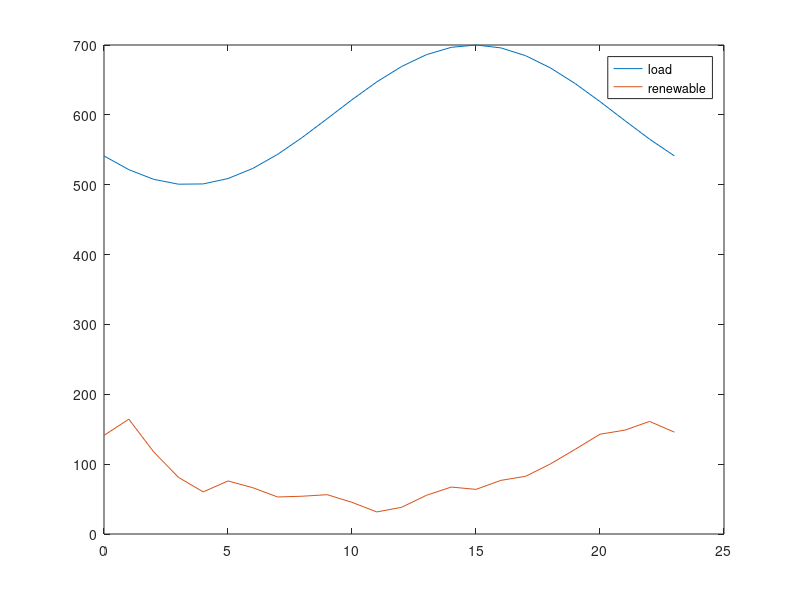

Source code (MATLAB): (Note: this script raises an error after producing the figure.)
clear all

% Runs simulation for the lifetime of the battery

%% Tunables 

life=50400;
Endlife_cap = 0.5;
Starting_cap = 1;
Simu_interval = 720; % one month for degredation interval

ESCap = 20; % MW
ESallowed = 0.8;

k_dollar_coal = 2.37; % dollar/mmbtu, 2014: 2.37, 2017: 2.22
k_dollar_gas = 5.00; % dollar/mmbtu, 2014: 5.00, 2017: 3.67

%emissions factors
k_coal = 206*0.453592; 
k_gas = 117*0.453592; 
k_coal_nox = 0.227*0.453592;
k_gas_nox = 0.116*0.453592;
k_coal_so2 = 0.15713*0.453592;
k_gas_so2 = 0.001*0.453592;

k_co2=[k_gas,k_coal,k_gas,k_gas]; 
k_nox=[k_gas_nox,k_coal_nox,k_gas_nox,k_gas_nox]; 
k_so2=[k_gas_so2,k_coal_so2,k_gas_so2,k_gas_so2]; 

k_dollar=[k_dollar_gas,k_dollar_coal,k_dollar_gas,k_dollar_gas];

Flag_wind=1; % 0 for no renewables 1 for renewables
Flag_solar=0;
t_vec = [0:23]';
load_profile = 100*sin(linspace(-0.8*pi,1.2*pi,length(t_vec)))+600;

%wind bellow
wind = Flag_wind*[141.1454209 164.3588944 117.67492 81.14462355 60.24906746 75.97386229 66.24155752 53.00033944 54.0897504 56.28039471 45.30936663 31.58459838 38.24235306 55.3985323 67.19698144 63.89313544 76.75370188 82.61862694 100.3076893 121.2392963 142.839525 148.6643123 161.1639311 145.8123442]; % wind
%solar bellow
solar = Flag_solar*[0 0 0 0 0 0 0 0 2.761714555 187.1547077 307.7808614 260.2846929 282.7520984 260.9285882 373.699438 294.5867518 181.2343721 0 0 0 0 0 0 0];

wind_profile=(wind+solar);

figure
plot(t_vec,load_profile,t_vec,wind_profile)
legend('load','renewable')
fname = 'C:/filepath';
saveas(gca, fullfile(fname,'load'),'fig');

%%
up_min_vec = [4,12,4.5,5];
down_min_vec = [4,12,4.5,5];

alpha_load = 0.03;
alpha_wind = 0.05;

mpc = loadcase('case_yl9bus');
baseMVA = mpc.baseMVA;

% Change line constraints
mpc.branch(:,6) = 170*ones(size(mpc.branch,1),1);
mpc.branch(1,6) = 1000;
mpc.branch(4,6) = 1000;
mpc.branch(7,6) = 1000;

% Change generator limits (ineq, linear)
mpc.gen(1:4,9:10) = [250,100;160,64;240,96;150,60]; % 80% gas, 20% coal another option [160,64;250,100;250,100;140,56] [160,64;275,110;275,110;90,36]

%(rows, columns)

%% Calculating coal cost curves
coef_Hunter_3 = [0.0144,21.077,9080,117483];  % Input/output curve, y(1000 Btu/h), x(MW)
x_Hunter = (10:1:100)';
y_Hunter = polyval(coef_Hunter_3,x_Hunter);

coef_Hunter_2 = polyfit(x_Hunter,y_Hunter,2);
y_Hunter_fit = polyval(coef_Hunter_2,x_Hunter);

coef_Hunter_cost = coef_Hunter_2*k_dollar_coal*10^(-3);
cost_Hunter = polyval(coef_Hunter_cost,x_Hunter);

Hunter_max = 100;

g2_max=mpc.gen(2,9);

g2_ratio=g2_max/Hunter_max;

g2_cost=[coef_Hunter_cost(1)/g2_ratio,coef_Hunter_cost(2),coef_Hunter_cost(3)*g2_ratio];

%% Calculating gas cost curves
coef_Moss_3 = [-0.0013,2.955,6561.2,662025];  % Input/output curve, y(1000 Btu/h), x(MW)
x_Moss = (10:10:750)'; % MW
y_Moss = polyval(coef_Moss_3,x_Moss); % 1000 Btu/h

coef_Moss_2 = polyfit(x_Moss,y_Moss,2); %fits a polynomial line of 2 degrees (Ax^2+Bx+C)
y_Moss_fit = polyval(coef_Moss_2,x_Moss); %uses the two polynominal line to create a new line

coef_Moss_cost = coef_Moss_2*k_dollar_gas*10^(-3);
cost_Moss = polyval(coef_Moss_cost,x_Moss);

Moss_max = 750;

g1_max=mpc.gen(1,9);
g3_max=mpc.gen(3,9);
g4_max=mpc.gen(4,9);

g1_ratio=g1_max/Moss_max;
g3_ratio=g3_max/Moss_max;
g4_ratio=g4_max/Moss_max;

g1_cost = [coef_Moss_cost(1)/g1_ratio,coef_Moss_cost(2),coef_Moss_cost(3)*g1_ratio];
g3_cost = [coef_Moss_cost(1)/g3_ratio,coef_Moss_cost(2),coef_Moss_cost(3)*g3_ratio];
g4_cost = [coef_Moss_cost(1)/g4_ratio,coef_Moss_cost(2),coef_Moss_cost(3)*g4_ratio];

%%
mpc.gencost(1,5:7) = g1_cost; 
mpc.gencost(2,5:7) = g2_cost;
mpc.gencost(3,5:7) = g3_cost;
mpc.gencost(4,5:7) = g4_cost;

%%
% Change reserve cost
Rcost = [5;10;4;4;5;10;4;4]*baseMVA; %heavy coal case

c_on = [3.99*mpc.gen(1,9)+3.67*mpc.gen(1,9)*k_dollar_gas;5.61*mpc.gen(2,9)+7.5*mpc.gen(2,9)*k_dollar_coal;
    3.99*mpc.gen(3,9)+3.67*mpc.gen(3,9)*k_dollar_gas;3.99*mpc.gen(4,9)+3.67*mpc.gen(4,9)*k_dollar_gas]; % $ per occurance

c_off = [3.99*mpc.gen(1,9);5.61*mpc.gen(2,9);3.99*mpc.gen(3,9);3.99*mpc.gen(4,9)]; % $ per occurance
c_rES = 0.1;

mileage = 7.364;
eff=0.9;
Rinc=0.04;
EOL_eff=1-(1-eff)*(Rinc+1);
eff_loss=(eff-EOL_eff)/life*24*30;

%% prepare

Current_cap = Starting_cap;
Current_t = 0;
tvec = [];
co2_vec = [];
so2_vec = [];
nox_vec = [];
cap_vec = [];
coal_vec=[];
gas_vec=[];
F_coal=[];
F_gas=[];
g1_nES=[];
g2_nES=[];
g3_nES=[];
g4_nES=[];
g1=[];
g2=[];
g3=[];
g4=[];
g1_vec=[];
g2_vec=[];
g3_vec=[];
g4_vec=[];
BaseLoad = 143+159+198; 

n_interval = length(t_vec);
n_generator = 4;
n_wind = 1;
n_reserve = 4;
n_ES = 1;
n_branch = 9;
n_bus = 9;

%% cost
cost_coef = mpc.gencost(1:4,5:7);
Q_gen = diag(cost_coef(:,1))*baseMVA^2; %making cost in 1st column of cost_coef into the diagonal of a 4x4
c_gen = cost_coef(:,2)*baseMVA;
c_gen_c = cost_coef(:,3);
c_reserve = Rcost(1:n_reserve)*2;

CrES = zeros(n_bus,1);
CrES(8,1) = 1; 

% power flow (eq, linear)
Bmatrix = zeros(n_bus,n_bus);
branch_info = mpc.branch;
for i = 1:n_branch
    ind_i = branch_info(i,1);
    ind_j = branch_info(i,2);
    bij = 1/branch_info(i,4);
    Bmatrix(ind_i,ind_j) = -bij;
    Bmatrix(ind_j,ind_i) = -bij;
end

Bmatrix = Bmatrix + diag(-sum(Bmatrix,2));

bus_info = mpc.bus;

Cg = zeros(n_bus,n_generator);
Cg(1,1) = 1;
Cg(2,2) = 1;
Cg(3,3) = 1;
Cg(6,4) = 1;

Cw = zeros(n_bus,n_wind);
Cw(8,1) = 1;

% generator limits (ineq, linear)
gen_limits = mpc.gen(1:4,9:10)/baseMVA;

% line constraints (ineq, linear)
Smax = mpc.branch(:,6)/baseMVA;

Bline = zeros(n_branch,n_branch);
for i = 1:n_branch
    ind_i = branch_info(i,1);
    ind_j = branch_info(i,2);
    bij = 1/branch_info(i,4);
    Bline(i,ind_i) = bij;
    Bline(i,ind_j) = -bij;
end

% prepare for cvx
Q_gen_cvx = [];
c_gen_cvx = [];
c_gen_c_cvx = [];
c_reserve_cvx = [];
c_on_cvx = [];
c_off_cvx = [];
c_rES_cvx = [];
Cg_cvx = [];
Cw_cvx = [];
CrES_cvx = [];
Bmatrix_cvx = [];
Sd_cvx = [];
gen_max_cvx = [];
gen_min_cvx = [];
wind_forecast_cvx = [];
Smax_cvx = [];
Bline_cvx = [];


for i = 1:n_interval 
    
    % Change loads
    loadamp = load_profile(i)/BaseLoad;
    mpc.bus(:,3:4) = loadamp*bus_info(:,3:4);
    Sd =mpc.bus(:,3)/baseMVA;
    
    % Change generator bounds
    wind_forecast = wind_profile(i);
    mpc.gen(5,9:10) = [wind_forecast,0]; % wind
    
    % Matrices
    Q_gen_cvx = blkdiag(Q_gen_cvx,Q_gen);
    c_gen_cvx = [c_gen_cvx;c_gen];
    c_gen_c_cvx = [c_gen_c_cvx;c_gen_c];
    c_reserve_cvx = [c_reserve_cvx;c_reserve];
    c_on_cvx = [c_on_cvx;c_on];
    c_off_cvx = [c_off_cvx;c_off];
    c_rES_cvx = [c_rES_cvx;c_rES];
    
    Cg_cvx = blkdiag(Cg_cvx,Cg);
    Cw_cvx = blkdiag(Cw_cvx,Cw);
    CrES_cvx = blkdiag(CrES_cvx,CrES);
    Bmatrix_cvx = blkdiag(Bmatrix_cvx,Bmatrix);
    Sd_cvx = [Sd_cvx;Sd];
    
    gen_max_cvx = [gen_max_cvx;gen_limits(:,1)];
    gen_min_cvx = [gen_min_cvx;gen_limits(:,2)];
    wind_forecast_cvx = [wind_forecast_cvx;wind_forecast];
    
    Smax_cvx = [Smax_cvx;Smax];
    Bline_cvx = blkdiag(Bline_cvx,Bline);
    
end

cvx_begin

variables p(n_generator*n_interval) pw(n_wind*n_interval) theta(n_bus*n_interval) r(n_reserve*n_interval)
variable u(n_generator*n_interval) binary
variable v(n_generator*n_interval) binary
variable w(n_generator*n_interval) binary

minimize (quad_form(p,Q_gen_cvx) + c_gen_cvx'*p + c_reserve_cvx'*r + c_on_cvx'*v + c_off_cvx'*w + c_gen_c_cvx'*u)

subject to
-Cg_cvx*p - Cw_cvx*pw + Bmatrix_cvx*theta + Sd_cvx == 0
p + r <= gen_max_cvx.*u
p - r >= gen_min_cvx.*u
0 <= pw <= wind_forecast_cvx/baseMVA

for i = 1:n_interval
    theta_i = theta((i-1)*n_bus+1:i*n_bus);
    u_i = u((i-1)*n_generator+1:i*n_generator);
    -Smax <= Bline*theta((i-1)*n_bus+1:i*n_bus) <= Smax
    
    theta((i-1)*n_bus+1) == 0
    r_i = r((i-1)*n_reserve+1:i*n_reserve);
    r_demand_i = alpha_wind*pw(i)+alpha_load*load_profile(i)/baseMVA;
    sum(r_i) >= r_demand_i
end

r >= 0

u_0_length = max(max(up_min_vec),max(down_min_vec))+1;
u_0 = ones(n_generator*u_0_length,1); 
u_extend = [u_0;u];

for k = 1:n_generator
    up_min = up_min_vec(k);
    down_min = down_min_vec(k);
    for i = 2:(n_interval+u_0_length)
        u_i = u_extend((i-1)*n_generator+k);
        u_iminus = u_extend((i-2)*n_generator+k);
        if (n_interval+u_0_length-i) >= down_min
            for j = 1:down_min-1
                u_j = u_extend((i-1+j)*n_generator+k);
                u_iminus - u_i + u_j <= 1
            end
        else
            for j = 1:(n_interval+u_0_length-i)
                u_j = u_extend((i-1+j)*n_generator+k);
                u_iminus - u_i + u_j <= 1
            end
        end
        if (n_interval+u_0_length-i) >= up_min
            for j = 1:up_min-1
                u_j = u_extend((i-1+j)*n_generator+k);
                -u_iminus + u_i - u_j <= 0
            end
        else
            for j = 1:(n_interval+u_0_length-i)
                u_j = u_extend((i-1+j)*n_generator+k);
                -u_iminus + u_i - u_j <= 0
            end
        end
    end
end

for i = 1:n_interval
    u_i = u((i-1)*n_generator+1:i*n_generator);
    if i == 1
        u_iminus = u_0(end-3:end);
    else
        u_iminus = u((i-2)*n_generator+1:(i-1)*n_generator);
    end
    v_i = v((i-1)*n_generator+1:i*n_generator);
    w_i = w((i-1)*n_generator+1:i*n_generator);
    -u_iminus + u_i - v_i <= 0
    u_iminus - u_i - w_i <= 0
end

cvx_end

p_noES = p;
pw_noES = pw;
r_noES = r;
u_noES = u;
v_noES = v;
w_noES = w;

d=1;

while Current_cap > Endlife_cap
    
    Current_t;
    
    if (Current_t) == 0
        Current_cap;
    else
        Current_cap = Starting_cap-(1-f_BatteryDegrade_Xu(Current_t))
    end
    tvec = [tvec;Current_t];
    cap_vec = [cap_vec;Current_cap];
    Current_t = Current_t + Simu_interval %simulation interval needs to be converted from hours to days
    
    ESavailable = ESCap*Current_cap*ESallowed/2; %%% this should just be ESCap
    maxES = ESavailable/baseMVA;
    
    
    %%
    
    clearvars p pw theta r u v w
    
    cvx_begin
    
    variables p(n_generator*n_interval) pw(n_wind*n_interval) theta(n_bus*n_interval) r(n_reserve*n_interval) rES(n_ES*n_interval)
    variable u(n_generator*n_interval) binary
    variable v(n_generator*n_interval) binary
    variable w(n_generator*n_interval) binary
    
    minimize (quad_form(p,Q_gen_cvx) + c_gen_cvx'*p + c_reserve_cvx'*r + c_on_cvx'*v + c_off_cvx'*w + c_rES_cvx'*rES + c_gen_c_cvx'*u)
    
    beta = mileage/24*(1-eff);
    eff=eff-eff_loss;
    
    subject to
    -Cg_cvx*p - Cw_cvx*pw + Bmatrix_cvx*theta + Sd_cvx + CrES_cvx*rES*beta == 0
    p + r <= gen_max_cvx.*u
    p - r >= gen_min_cvx.*u
    0 <= pw <= wind_forecast_cvx/baseMVA
    
    for i = 1:n_interval
        theta_i = theta((i-1)*n_bus+1:i*n_bus);
        u_i = u((i-1)*n_generator+1:i*n_generator);
        -Smax <= Bline*theta((i-1)*n_bus+1:i*n_bus) <= Smax
        
        theta((i-1)*n_bus+1) == 0
        r_i = r((i-1)*n_reserve+1:i*n_reserve);
        rES_i = rES((i-1)*n_ES+1:i*n_ES);
        r_demand_i = alpha_wind*pw(i)+alpha_load*load_profile(i)/baseMVA;
        sum(r_i) + sum(rES_i) >= r_demand_i
    end
    
    r >= 0
    0 <= rES <= maxES
    
    u_0_length = max(max(up_min_vec),max(down_min_vec))+1;
    u_0 = ones(n_generator*u_0_length,1); 
    u_extend = [u_0;u];
    for k = 1:n_generator
        up_min = up_min_vec(k);
        down_min = down_min_vec(k);
        for i = 2:(n_interval+u_0_length)
            u_i = u_extend((i-1)*n_generator+k);
            u_iminus = u_extend((i-2)*n_generator+k);
            if (n_interval+u_0_length-i) >= down_min
                for j = 1:down_min-1
                    u_j = u_extend((i-1+j)*n_generator+k);
                    u_iminus - u_i + u_j <= 1
                end
            else
                for j = 1:(n_interval+u_0_length-i)
                    u_j = u_extend((i-1+j)*n_generator+k);
                    u_iminus - u_i + u_j <= 1;
                end
            end
            if (n_interval+u_0_length-i) >= up_min
                for j = 1:up_min-1
                    u_j = u_extend((i-1+j)*n_generator+k);
                    -u_iminus + u_i - u_j <= 0
                end
            else
                for j = 1:(n_interval+u_0_length-i)
                    u_j = u_extend((i-1+j)*n_generator+k);
                    -u_iminus + u_i - u_j <= 0
                end
            end
        end
    end
    
    for i = 1:n_interval
        u_i = u((i-1)*n_generator+1:i*n_generator);
        if i == 1
            u_iminus = u_0(end-3:end);
        else
            u_iminus = u((i-2)*n_generator+1:(i-1)*n_generator);
        end
        v_i = v((i-1)*n_generator+1:i*n_generator);
        w_i = w((i-1)*n_generator+1:i*n_generator);
        -u_iminus + u_i - v_i <= 0
        u_iminus - u_i - w_i <= 0
    end
    
    cvx_end
    
    
    for i = 1:n_interval
        
        p_i = p_noES((i-1)*n_generator+1:i*n_generator);
        p1_noES(i,1) = p_i(1);
        p2_noES(i,1) = p_i(2);
        p3_noES(i,1) = p_i(3);
        p4_noES(i,1) = p_i(4);
        
        u_i = u_noES((i-1)*n_generator+1:i*n_generator);
        u1_noES(i,1) = u_i(1);
        u2_noES(i,1) = u_i(2);
        u3_noES(i,1) = u_i(3);
        u4_noES(i,1) = u_i(4);
        
        r_i = r_noES((i-1)*n_generator+1:i*n_generator);
        r1_noES(i,1) = r_i(1);
        r2_noES(i,1) = r_i(2);
        r3_noES(i,1) = r_i(3);
        r4_noES(i,1) = r_i(4);
        
    end
    
    for i = 1:n_interval
        
        p_i = p((i-1)*n_generator+1:i*n_generator);
        p1(i,1) = p_i(1);
        p2(i,1) = p_i(2);
        p3(i,1) = p_i(3);
        p4(i,1) = p_i(4);
        
        u_i = u((i-1)*n_generator+1:i*n_generator);
        u1(i,1) = u_i(1);
        u2(i,1) = u_i(2);
        u3(i,1) = u_i(3);
        u4(i,1) = u_i(4);
        
        r_i = r((i-1)*n_generator+1:i*n_generator);
        r1(i,1) = r_i(1);
        r2(i,1) = r_i(2);
        r3(i,1) = r_i(3);
        r4(i,1) = r_i(4);
        
    end
    
    if (Current_t)==720
    figure 
    subplot(3,2,1)
    plot(t_vec,p1_noES*baseMVA,'-o',t_vec,p1*baseMVA,'--x','MarkerSize',3)
    hline = refline([0 100]);
    hline.Color='k';
    hline.LineStyle='--';
    hline = refline([0 250]);
    hline.Color='k';
    hline.LineStyle='--';
    legend('w/o ES','w ES','Location','northoutside','Orientation','Horizontal')
    xlim([0,23])
    
    ylabel('G1 MW (NG)')
    subplot(3,2,2)
    plot(t_vec,p2_noES*baseMVA,'-o',t_vec,p2*baseMVA,'--x','MarkerSize',3)
    hline = refline([0 64]);
    hline.Color='k';
    hline.LineStyle='--';
    hline = refline([0 160]);
    hline.Color='k';
    hline.LineStyle='--';
    xlim([0,23])

    ylabel('G2 MW (Coal)')
    subplot(3,2,3)
    plot(t_vec,p3_noES*baseMVA,'-o',t_vec,p3*baseMVA,'--x','MarkerSize',3)
    hline = refline([0 96]);
    hline.Color='k';
    hline.LineStyle='--';
    hline = refline([0 240]);
    hline.Color='k';
    hline.LineStyle='--';
    xlim([0,23])

    ylabel('G3 MW (NG)')
    subplot(3,2,4)
    plot(t_vec,p4_noES*baseMVA,'-o',t_vec,p4*baseMVA,'--x','MarkerSize',3)
    hline = refline([0 60]);
    hline.Color='k';
    hline.LineStyle='--';
    hline = refline([0 150]);
    hline.Color='k';
    hline.LineStyle='--';
    xlim([0,23])
    ylabel('G4 MW (NG)')
    
    subplot(3,2,5)
    plot(t_vec,pw_noES*baseMVA,'-o',t_vec,pw*baseMVA,'--x','MarkerSize',3)
    xlim([0,23])
    ylabel('Renewable MW')
    xlabel('Hours')
    saveas(gca, fullfile(fname,'Dispatch_Init'),'fig');

    figure %7
    subplot(3,2,1)
    plot(t_vec,r1_noES*baseMVA,'-o',t_vec,r1*baseMVA,'--x','MarkerSize',3)
    legend('w/o ES','w ES','Location','northoutside','Orientation','Horizontal')
    title('Reserve dispatch (MW)')
    xlim([0,23])
%     ylim([0,30])
    ylabel('G1 MW (NG)')
    subplot(3,2,2)
    plot(t_vec,r2_noES*baseMVA,'-o',t_vec,r2*baseMVA,'--x','MarkerSize',3)
    xlim([0,23])
%     ylim([0,30])
    ylabel('G2 MW (Coal)')
    subplot(3,2,3)
    plot(t_vec,r3_noES*baseMVA,'-o',t_vec,r3*baseMVA,'--x','MarkerSize',3)
    xlim([0,23])
%     ylim([0,30])
    ylabel('G3 MW (NG)')
    subplot(3,2,4)
    plot(t_vec,r4_noES*baseMVA,'-o',t_vec,r4*baseMVA,'--x','MarkerSize',3)
    xlim([0,23])
%     ylim([0,30])
    ylabel('G4 MW (NG)')
    subplot(3,2,5)
    plot(t_vec,zeros(length(t_vec),1),'-o',t_vec,rES*baseMVA,'--x','MarkerSize',3)
    xlim([0,23])
%     ylim([0,30])
    ylabel('Battery MW')
    xlabel('Hours')
    saveas(gca, fullfile(fname,'Reserves_Init'),'fig');
    end
    
    co2_total_noES = [];
    so2_total_noES = [];
    nox_total_noES = [];
    cost_p_noES = [];
    cost_r_noES = [];
    cost_total_noES = [];
    gen1=[];
    gen2=[];
    gen3=[];
    gen4=[];
    gen1_noES=[];
    gen2_noES=[];
    gen3_noES=[];
    gen4_noES=[];
    Fuel_coal_noES = [];
    Fuel_gas_noES = [];
    
    for i = 1:length(t_vec)
        
        p_1 = p1_noES(i)*baseMVA;
        p_2 = p2_noES(i)*baseMVA;
        p_3 = p3_noES(i)*baseMVA;
        p_4 = p4_noES(i)*baseMVA;
        
        gen1_nES(i)=p_1;
        gen2_nES(i)=p_2;
        gen3_nES(i)=p_3;
        gen4_nES(i)=p_4;
                
        cost_1 = polyval(mpc.gencost(1,5:7),p_1);
        cost_2 = polyval(mpc.gencost(2,5:7),p_2);
        cost_3 = polyval(mpc.gencost(3,5:7),p_3);
        cost_4 = polyval(mpc.gencost(4,5:7),p_4);
        
        cost_p_noES(i,1) = cost_1 + cost_2 + cost_3 + cost_4;
        
        r_i = r_noES((i-1)*n_reserve+1:i*n_reserve);
        cost_r_noES(i,1) = c_reserve'*r_i;
        
        cost_total_noES(i,1) = cost_p_noES(i,1) + cost_r_noES(i,1);
        
        Fuel1 = cost_1/k_dollar(1,1); %MMBtu
        Fuel2 = cost_2/k_dollar(1,2);
        Fuel3 = cost_3/k_dollar(1,3);
        Fuel4 = cost_4/k_dollar(1,4);
        
        co2_1 = cost_1/k_dollar(1,1)*k_co2(1,1);
        co2_2 = cost_2/k_dollar(1,2)*k_co2(1,2);
        co2_3 = cost_3/k_dollar(1,3)*k_co2(1,3);
        co2_4 = cost_4/k_dollar(1,4)*k_co2(1,4);
        
        so2_1 = cost_1/k_dollar(1,1)*k_so2(1,1);
        so2_2 = cost_2/k_dollar(1,2)*k_so2(1,2);
        so2_3 = cost_3/k_dollar(1,3)*k_so2(1,3);
        so2_4 = cost_4/k_dollar(1,4)*k_so2(1,4);
        
        nox_1 = cost_1/k_dollar(1,1)*k_nox(1,1);
        nox_2 = cost_2/k_dollar(1,2)*k_nox(1,2);
        nox_3 = cost_3/k_dollar(1,3)*k_nox(1,3);
        nox_4 = cost_4/k_dollar(1,4)*k_nox(1,4);
        
        if (p_1<1)
            Fuel1=0;
            co2_1=0;
            so2_1=0;
            nox_1=0;
        end
        if (p_2<1)
            Fuel2=0;
            co2_2=0;
            so2_2=0;
            nox_2=0;
        end
        if (p_3<1)
            Fuel3=0;
            co2_3=0;
            so2_3=0;
            nox_3=0;
        end
        if (p_4<1)
            Fuel4=0;
            co2_4=0;
            so2_4=0;
            nox_4=0;
        end
        
        co2_p = co2_1+co2_2+co2_3+co2_4;
        so2_p = so2_1+so2_2+so2_3+so2_4;
        nox_p = nox_1+nox_2+nox_3+nox_4;
        
        coal_p = Fuel2; % heavy coal
        gas_p = Fuel3 + Fuel4+Fuel1; % heavy coal
        
        co2_total_noES(i,1) = co2_p; %represents a day's worth of emissions
        so2_total_noES(i,1) = so2_p; %represents a day's worth of emissions
        nox_total_noES(i,1) = nox_p; %represents a day's worth of emissions
        Fuel_coal_noES(i,1) = coal_p;
        Fuel_gas_noES(i,1) = gas_p;
        Fuel_G1_noES(i,1) = Fuel1;
        Fuel_G2_noES(i,1) = Fuel2;
        Fuel_G3_noES(i,1) = Fuel3;
        Fuel_G4_noES(i,1) = Fuel4;
    end
    
    g1_nES(d)=sum(gen1_nES);
    g2_nES(d)=sum(gen2_nES);
    g3_nES(d)=sum(gen3_nES);
    g4_nES(d)=sum(gen4_nES);
    f1_nES(d)=sum(Fuel_G1_noES);
    f2_nES(d)=sum(Fuel_G2_noES);
    f3_nES(d)=sum(Fuel_G3_noES);
    f4_nES(d)=sum(Fuel_G4_noES);

    
    co2_total = [];
    so2_total = [];
    nox_total = [];
    cost_p = [];
    cost_r = [];
    cost_total = [];
    Fuel_coal = [];
    Fuel_gas = [];

    
    for i = 1:length(t_vec)
        
        p_1 = p1(i)*baseMVA;
        p_2 = p2(i)*baseMVA;
        p_3 = p3(i)*baseMVA;
        p_4 = p4(i)*baseMVA;
        
        gen1(i)=p_1;
        gen2(i)=p_2;
        gen3(i)=p_3;
        gen4(i)=p_4;
        
        cost_1 = polyval(mpc.gencost(1,5:7),p_1);
        cost_2 = polyval(mpc.gencost(2,5:7),p_2);
        cost_3 = polyval(mpc.gencost(3,5:7),p_3);
        cost_4 = polyval(mpc.gencost(4,5:7),p_4);
        
        cost_p(i,1) = cost_1 + cost_2 + cost_3 + cost_4;
        
        r_i = r((i-1)*n_reserve+1:i*n_reserve);
        cost_r(i,1) = c_reserve'*r_i;
        
        cost_total(i,1) = cost_p(i,1) + cost_r(i,1);
        
        co2_1 = cost_1/k_dollar(1,1)*k_co2(1,1);
        co2_2 = cost_2/k_dollar(1,2)*k_co2(1,2);
        co2_3 = cost_3/k_dollar(1,3)*k_co2(1,3);
        co2_4 = cost_4/k_dollar(1,4)*k_co2(1,4);
        
        so2_1 = cost_1/k_dollar(1,1)*k_so2(1,1);
        so2_2 = cost_2/k_dollar(1,2)*k_so2(1,2);
        so2_3 = cost_3/k_dollar(1,3)*k_so2(1,3);
        so2_4 = cost_4/k_dollar(1,4)*k_so2(1,4);
        
        nox_1 = cost_1/k_dollar(1,1)*k_nox(1,1);
        nox_2 = cost_2/k_dollar(1,2)*k_nox(1,2);
        nox_3 = cost_3/k_dollar(1,3)*k_nox(1,3);
        nox_4 = cost_4/k_dollar(1,4)*k_nox(1,4);
        
        Fuel1 = cost_1/k_dollar(1,1); %MMBtu
        Fuel2 = cost_2/k_dollar(1,2);
        Fuel3 = cost_3/k_dollar(1,3);
        Fuel4 = cost_4/k_dollar(1,4);
        
        if (p_1<1e-4)
            Fuel1=0;
            co2_1=0;
            so2_1=0;
            nox_1=0;
        end
        if (p_2<1e-4)
            Fuel2=0;
            co2_2=0;
            so2_2=0;
            nox_2=0;
        end
        if (p_3<1e-4)
            Fuel3=0;
            co2_3=0;
            so2_3=0;
            nox_3=0;
        end
        if (p_4<1e-4)
            Fuel4=0;
            co2_4=0;
            so2_4=0;
            nox_4=0;
        end
        
        co2_p = co2_1+co2_2+co2_3+co2_4;
        so2_p = so2_1+so2_2+so2_3+so2_4;
        nox_p = nox_1+nox_2+nox_3+nox_4;
        
        coal_p = Fuel2; % heavy coal
        gas_p = Fuel3 + Fuel4 + Fuel1; % heavy coal

        co2_total(i,1) = co2_p;
        so2_total(i,1) = so2_p;
        nox_total(i,1) = nox_p;
        Fuel_coal(i,1) = coal_p;
        Fuel_gas(i,1) = gas_p;
        Fuel_G1(i,1) = Fuel1;
        Fuel_G2(i,1) = Fuel2;
        Fuel_G3(i,1) = Fuel3;
        Fuel_G4(i,1) = Fuel4;
        
        
    end

    g1(d)=sum(gen1);
    g2(d)=sum(gen2);
    g3(d)=sum(gen3);
    g4(d)=sum(gen4);
    f1(d)=sum(Fuel_G1);
    f2(d)=sum(Fuel_G2);
    f3(d)=sum(Fuel_G3);
    f4(d)=sum(Fuel_G4);
    d=d+1;
   
    F_coal_delta = sum(Fuel_coal) - sum(Fuel_coal_noES); %total for one day in each month
    F_gas_delta = sum(Fuel_gas) - sum(Fuel_gas_noES); %total for one day in each month
    co2_delta = sum(co2_total) - sum(co2_total_noES);
    so2_delta = sum(so2_total) - sum(so2_total_noES);
    nox_delta = sum(nox_total) - sum(nox_total_noES);
    g1_delta=sum(g1)-sum(g1_nES);
    g2_delta=sum(g2)-sum(g2_nES);
    g3_delta=sum(g3)-sum(g3_nES);
    g4_delta = sum(g4)-sum(g4_nES);
    
    coal_vec = [coal_vec;F_coal_delta];
    gas_vec = [gas_vec;F_gas_delta];
    co2_vec = [co2_vec;co2_delta];
    so2_vec = [so2_vec;so2_delta];
    nox_vec = [nox_vec;nox_delta];% possitive if ES increased emissions
    g1_vec = [g1_vec;g1_delta];
    g2_vec = [g2_vec;g2_delta];
    g3_vec = [g3_vec;g3_delta];
    g4_vec = [g4_vec;g4_delta];

    curt_ES = sum(pw*baseMVA)/sum(wind_profile)
    curt_noES = sum(pw_noES*baseMVA)/sum(wind_profile)

if (Current_t)==720
    figure 
    subplot(2,2,1)
    plot(t_vec,Fuel_G1_noES,'-o',t_vec,Fuel_G1,'--x','MarkerSize',3)
    legend('w/o ES','w ES','Location','northoutside','Orientation','Horizontal')
    title('Fuel (MMBtu)')
    xlim([0,23])
    ylabel('G1 MMBtu (Coal)')
    
    subplot(2,2,2)
    plot(t_vec,Fuel_G2_noES,'-o',t_vec,Fuel_G2,'--x','MarkerSize',3)
    xlim([0,23])
    ylabel('G2 MMBtu (Coal)')
    
    subplot(2,2,3)
    plot(t_vec,Fuel_G3_noES,'-o',t_vec,Fuel_G3,'--x','MarkerSize',3)
    xlim([0,23])
    ylabel('G3 MMBtu (NG)')
    
    subplot(2,2,4)
    plot(t_vec,Fuel_G4_noES,'-o',t_vec,Fuel_G4,'--x','MarkerSize',3)
    xlim([0,23])
    ylabel('G4 MMBtu (NG)')
    saveas(gca, fullfile(fname,'Fuel_Init'),'fig');
    end
end
%%

    figure 
    subplot(3,2,1)
    plot(t_vec,p1_noES*baseMVA,'-o',t_vec,p1*baseMVA,'--x','MarkerSize',3)
    legend('w/o ES','w ES','Location','northoutside','Orientation','Horizontal')
    title('Generator dispatch (MW)')
    hline = refline([0 100]);
    hline.Color='k';
    hline.LineStyle='--';
    hline = refline([0 250]);
    hline.Color='k';
    hline.LineStyle='--';
    xlim([0,23])
    ylabel('G1 MW (NG)')
    
    subplot(3,2,2)
    plot(t_vec,p2_noES*baseMVA,'-o',t_vec,p2*baseMVA,'--x','MarkerSize',3)
    hline = refline([0 64]);
    hline.Color='k';
    hline.LineStyle='--';
    hline = refline([0 160]);
    hline.Color='k';
    hline.LineStyle='--';
    xlim([0,23])
    ylabel('G2 MW (Coal)')
    
    subplot(3,2,3)
    plot(t_vec,p3_noES*baseMVA,'-o',t_vec,p3*baseMVA,'--x','MarkerSize',3)
    hline = refline([0 96]);
    hline.Color='k';
    hline.LineStyle='--';
    hline = refline([0 240]);
    hline.Color='k';
    hline.LineStyle='--';
    xlim([0,23])
    ylabel('G3 MW (NG)')
    xlabel('Hours')
    
    subplot(3,2,4)
    plot(t_vec,p4_noES*baseMVA,'-o',t_vec,p4*baseMVA,'--x','MarkerSize',3)
    hline = refline([0 60]);
    hline.Color='k';
    hline.LineStyle='--';
    hline = refline([0 150]);
    hline.Color='k';
    hline.LineStyle='--';
    xlim([0,23])
    ylabel('G4 MW (NG)')
    xlabel('Hours')
    
    subplot(3,2,5)
    plot(t_vec,pw_noES*baseMVA,'-o',t_vec,pw*baseMVA,'--x','MarkerSize',3)
    xlim([0,23])
    ylabel('Renewable MW')
    xlabel('Hours')
    saveas(gca, fullfile(fname,'Dispatch_Final'),'fig');
    
    
    figure %7
    subplot(3,2,1)
    plot(t_vec,r1_noES*baseMVA,'-o',t_vec,r1*baseMVA,'--x','MarkerSize',3)
    legend('w/o ES','w ES','Location','northoutside','Orientation','Horizontal')
    title('Reserve dispatch (MW)')
    xlim([0,23])
    ylabel('G1 MW (NG)')
    
    subplot(3,2,2)
    plot(t_vec,r2_noES*baseMVA,'-o',t_vec,r2*baseMVA,'--x','MarkerSize',3)
    xlim([0,23])
    ylabel('G2 MW (Coal)')
    
    subplot(3,2,3)
    plot(t_vec,r3_noES*baseMVA,'-o',t_vec,r3*baseMVA,'--x','MarkerSize',3)
    xlim([0,23])
    ylabel('G3 MW (NG)')
    
    subplot(3,2,4)
    plot(t_vec,r4_noES*baseMVA,'-o',t_vec,r4*baseMVA,'--x','MarkerSize',3)
    xlim([0,23])
    ylabel('G4 MW (NG)')
    
    subplot(3,2,5)
    plot(t_vec,zeros(length(t_vec),1),'-o',t_vec,rES*baseMVA,'--x','MarkerSize',3)
    xlim([0,23])
    ylabel('Battery MW')
    xlabel('Hours')
    saveas(gca, fullfile(fname,'Reserves_Final'),'fig');
    
total_co2 = sum(30*co2_vec)%Simu_interval is 30*24
total_so2 = sum(30*so2_vec)
total_nox = sum(30*nox_vec)
total_coal = sum(30*coal_vec)
total_gas = sum(30*gas_vec)
total_coal_MW=30*(sum(g2_vec))
total_gas_MW=30*(sum(g3_vec)+sum(g4_vec)+sum(g1_vec))

label={'Con_NG_W'};
impacts(1,:)=[total_co2,total_so2,total_nox,total_gas,total_coal,total_gas_MW,total_coal_MW];
xlswrite('impacts_Xu.xlsx',label,1,'A27')
xlswrite('impacts_xu.xlsx',impacts,1,'B27')

%%
figure
plot(tvec,co2_vec,'-o') 
xlabel('Hours')
ylabel('CO_2 (kg)')
saveas(gca, fullfile(fname,'CO2'),'fig');

figure
plot(tvec,coal_vec,'-o',tvec,gas_vec,'-o') 
xlabel('Hours')
ylabel('Fuel (mmBtu)')
legend('Coal','Gas')
saveas(gca, fullfile(fname,'Fuel'),'fig');

figure
plot(tvec/24/30,g1,'-o',tvec/24/30,g2,'-o',tvec/24/30,g3,'-o',tvec/24/30,g4,'-o')
legend('g1','g2','g3','g4')
xlabel('Months')
ylabel('Generation (MWh)')
saveas(gca, fullfile(fname,'Gen_ES'),'fig');

figure
plot(tvec/24/30,g1_nES,'-o',tvec/24/30,g2_nES,'-o',tvec/24/30,g3_nES,'-o',tvec/24/30,g4_nES,'-o')
legend('g1_nES','g2_nES','g3_nES','g4_nES')
xlabel('Months')
ylabel('Generation (MWh)')
saveas(gca, fullfile(fname,'Gen_noES'),'fig');
